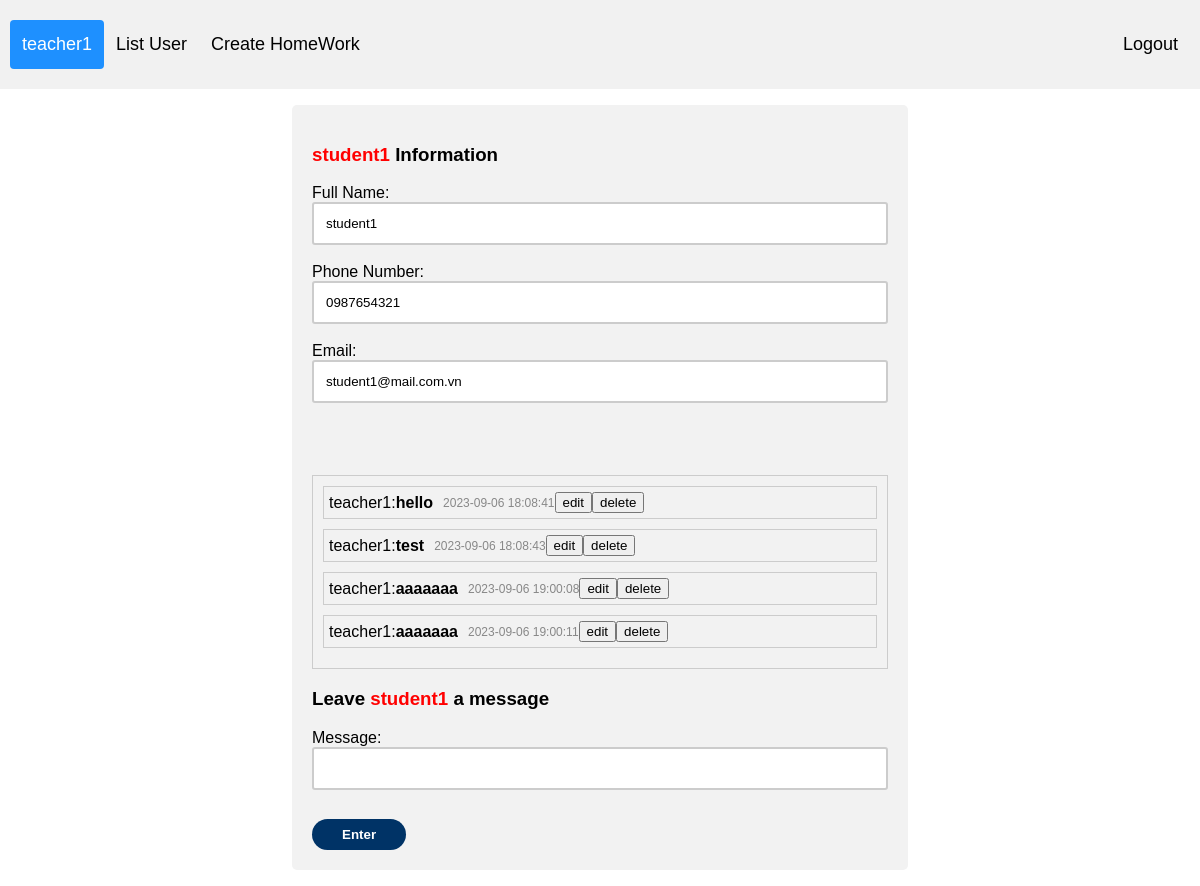
The page /showInfo.php?id=3 (signed in) on the database its author committed.
### tables this page shows
CREATE TABLE `users` (
  `username` text NOT NULL,
  `password` text NOT NULL,
  `role` text NOT NULL,
  `id` int(11) NOT NULL,
  `phone` text DEFAULT NULL,
  `fullname` text DEFAULT NULL,
  `email` text DEFAULT NULL,
  `homework` int(11) DEFAULT NULL
);

CREATE TABLE `chats` (
  `message_id` int(11) NOT NULL,
  `sender` text NOT NULL,
  `receiver` text NOT NULL,
  `message` text NOT NULL,
  `times` text DEFAULT NULL
);

### showInfo.php (the view, shortened to what this page needs)
<?php
require('index.php');
if (!isset($_SESSION['id'])) {
    header("Location: login.php");
    exit();
} else {
    if (isset($_GET['id'])) {
        $id = (int)$_GET['id'];
        $stmt = $conn->prepare("SELECT username, fullname, email, phone, id FROM users WHERE id = ?");
        $stmt->bind_param("i", $id);
        $stmt->execute();
        $result = $stmt->get_result();
        $user = $result->fetch_assoc();
        $receiver = $user['username'];
        $sender = $_SESSION['username'];
    } else {
        echo "<p id='error-message' style='color: red; text-align: center;'>Invalid URL.</p>";
        exit();
    }
?>
    <html>
    <link rel="stylesheet" href="style.css">
    <body>
        <blockquote>
            <div class="container">
                <h3> <font color="red"><?php echo $user['fullname']; ?></font> Information</h3>
                Full Name:<br><input type="text" id="fullname" name="fullname" value="<?php echo $user['fullname']; ?>" readonly />
                <br><br>
                Phone Number:<br><input type="text" id="phone" name="phone" value="<?php echo $user['phone']; ?>" readonly />
                <br><br>
                Email:<br><input type="text" id="email" name="email" value="<?php echo $user['email']; ?>" readonly />
                <br><br>
                <br><br><br>
                <div class="chat-container">
                    <?php
                    $sql = "SELECT message_id, sender,  message, times  FROM chats where receiver ='".$receiver."'";
                    $stmt = $conn->prepare($sql);
                    $stmt->execute();
                    $stmt->bind_result($messageId, $sender, $message, $time);
                    while ($stmt->fetch()) {
                    ?>
                        <div class="message">
                            <span class="sender-username"><?php echo $sender; ?>:</span>
                            <span class="sender-message"><?php echo $message; ?></span>
                            <span class="time"><?php echo $time; ?></span>
                            <?php if ($sender === $_SESSION['username']) {
                                echo "<a href='editMessage.php?id=".$messageId."'><button type='button'>edit</button></a>";
                                echo "<a href='deleteMessage.php?id=".$messageId."'><button type='button'>delete</button></a>";
                           } ?>
                        </div>
                    <?php
                    }
                    ?>
                </div>
                <h3>Leave <font color="red"><?php echo $user['fullname']; ?></font> a message</h3>
                <form method="post" action="">
                    Message:<br><input type="text" id="message" name="message" required />
                    <input class="button" type="submit" id="reloadButton" value="Enter" />
                </form>
            </div>
        </blockquote>
    </body>
    </html>
<?php
}
?>

### style.css (style rules this page uses)
body { font-family: Arial; margin: 0 auto; }
.button { background-color: rgb(0,51,102); border: none; border-radius: 20px; text-align: center; transition-duration: 0.5s; padding: 8px 30px; cursor: pointer; color: #fff; margin-top: 5%; font-weight: bold; }
form { margin-top: 2%; }
input[type=text], input[type=password] { width: 100%; padding: 12px; border-radius: 3px; box-sizing: border-box; border: 2px solid #ccc; transition: 0.5s; outline: none; }
.container { width: 55%; border-radius: 5px; background-color: #f2f2f2; padding: 20px; margin: 0 auto; }

### index.php (style rules this page uses)
* { box-sizing: border-box; }
body { margin: 0; font-family: Arial, Helvetica, sans-serif; }
.chat-container { max-height: 300px; overflow-y: auto; border: 1px solid #ccc; padding: 10px; }
.message { margin-bottom: 10px; padding: 5px; border: 1px solid #ccc; display: flex; flex-direction: row; align-items: center; }
.sender-message { background-color: #f2f2f2; font-weight: bold; margin-right: 10px; }
.time { font-size: 12px; color: #888; }

### showInfo.php (style rules this page uses)
.chat-container { max-height: 300px; overflow-y: auto; border: 1px solid #ccc; padding: 10px; }
.message { margin-bottom: 10px; padding: 5px; border: 1px solid #ccc; display: flex; flex-direction: row; align-items: center; }
.sender-message { background-color: #f2f2f2; font-weight: bold; margin-right: 10px; }
.time { font-size: 12px; color: #888; }

### rows shown on the page
users: fullname "student1", phone "0987654321", email "student1@mail.com.vn"
chats: sender "teacher1", message "hello", times "2023-09-06 18:08:41"
chats: sender "teacher1", message "test", times "2023-09-06 18:08:43"
chats: sender "teacher1", message "aaaaaaa", times "2023-09-06 19:00:08"
chats: sender "teacher1", message "aaaaaaa", times "2023-09-06 19:00:11"

### other values the page prints
$_SESSION['fullname'] "teacher1"
